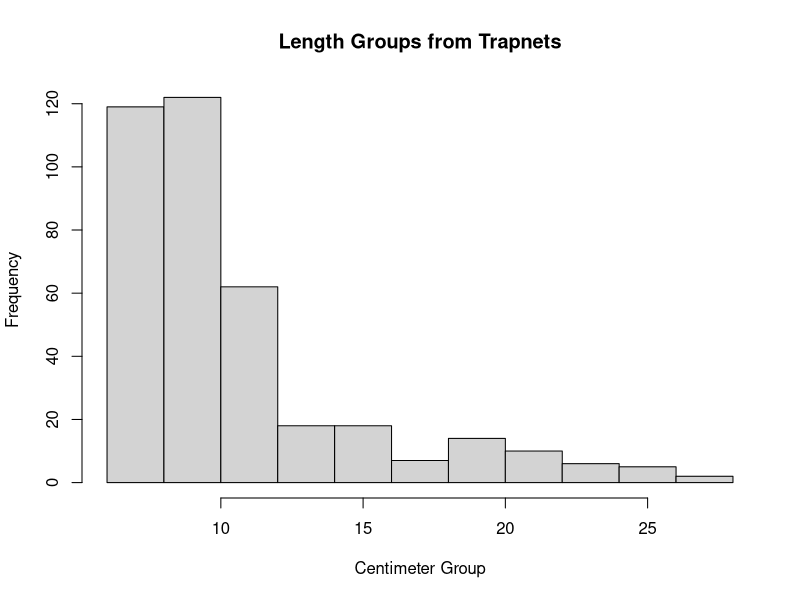
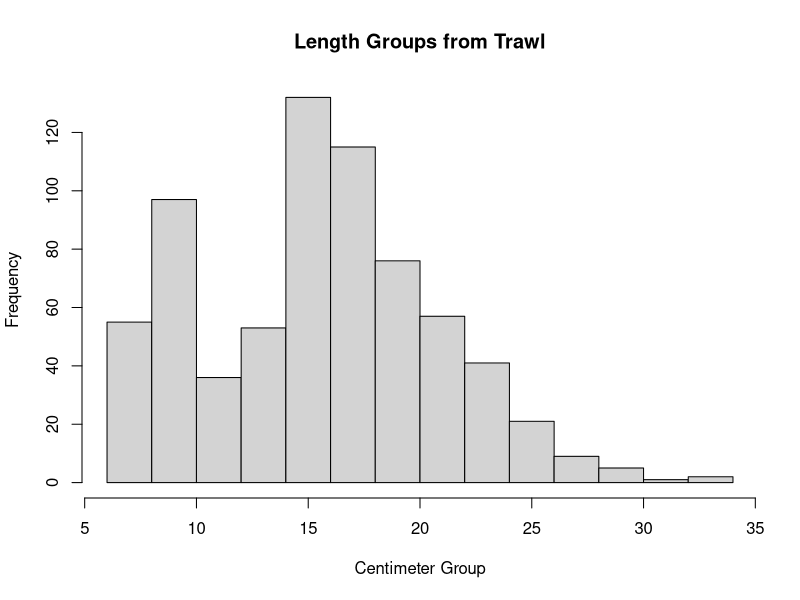
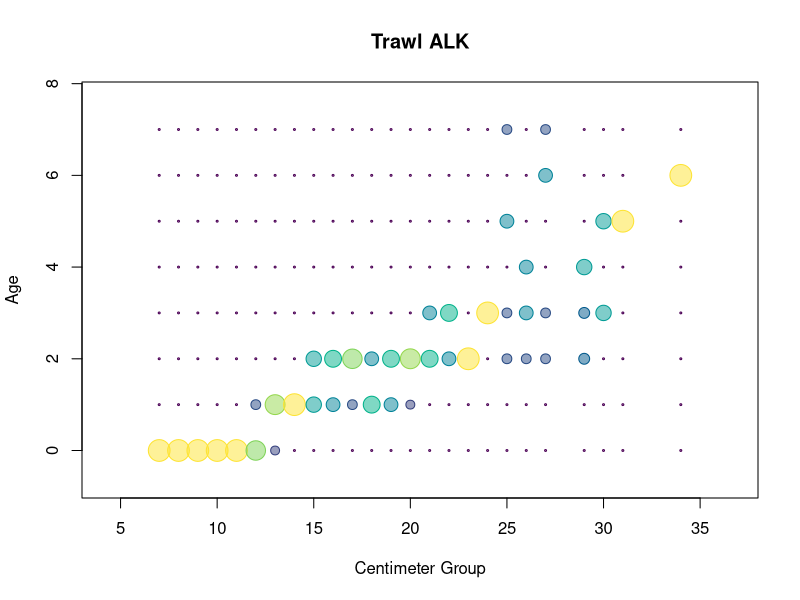
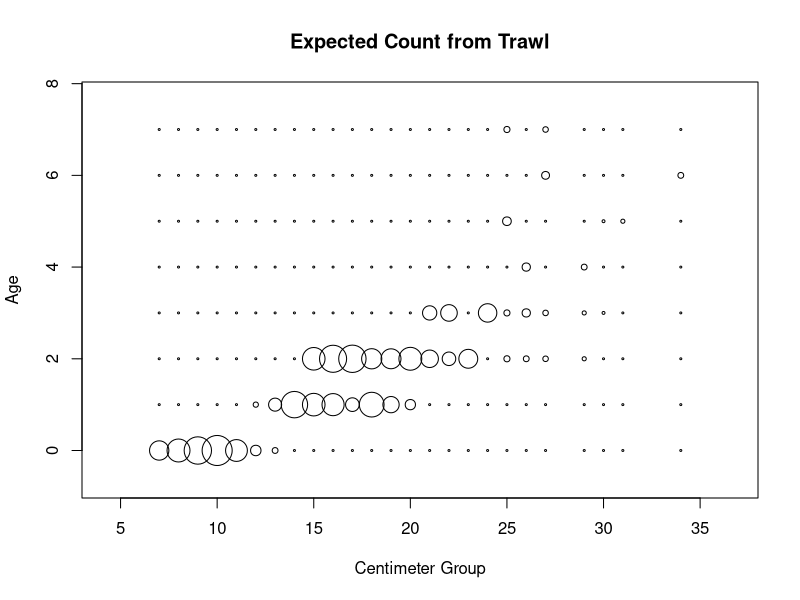
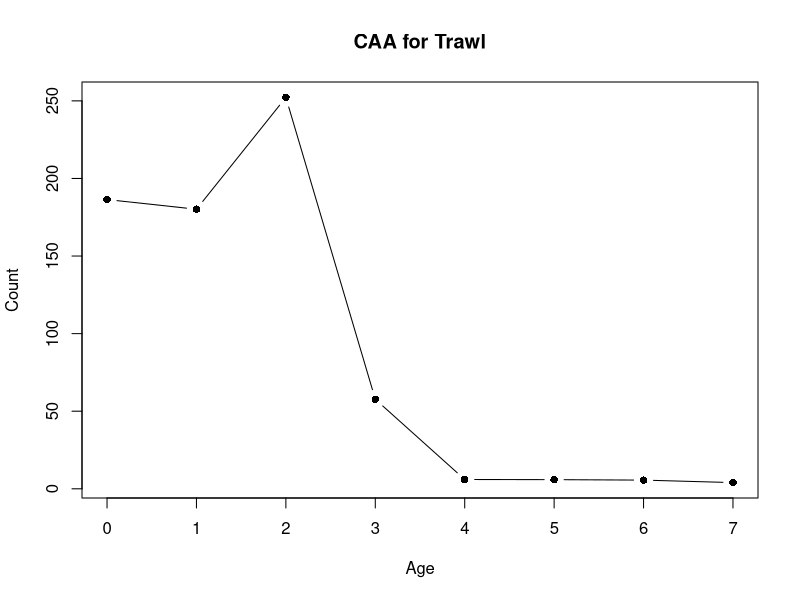
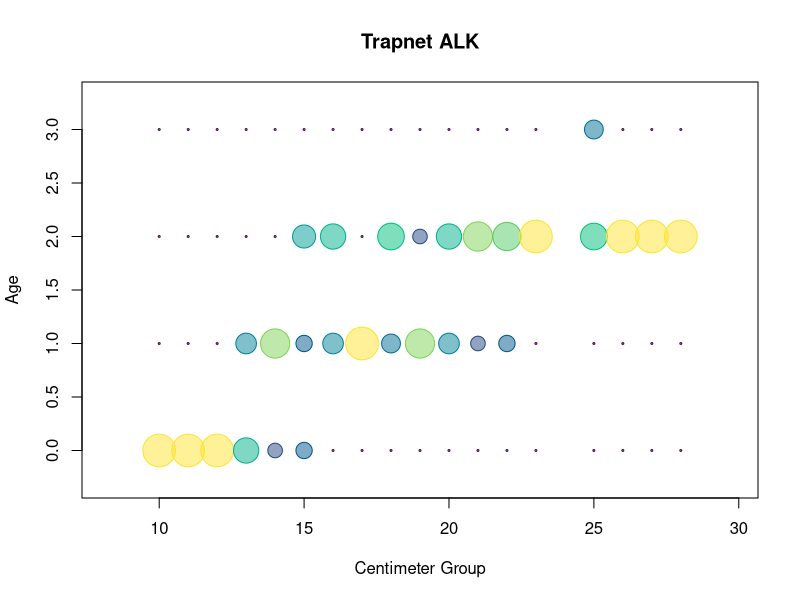
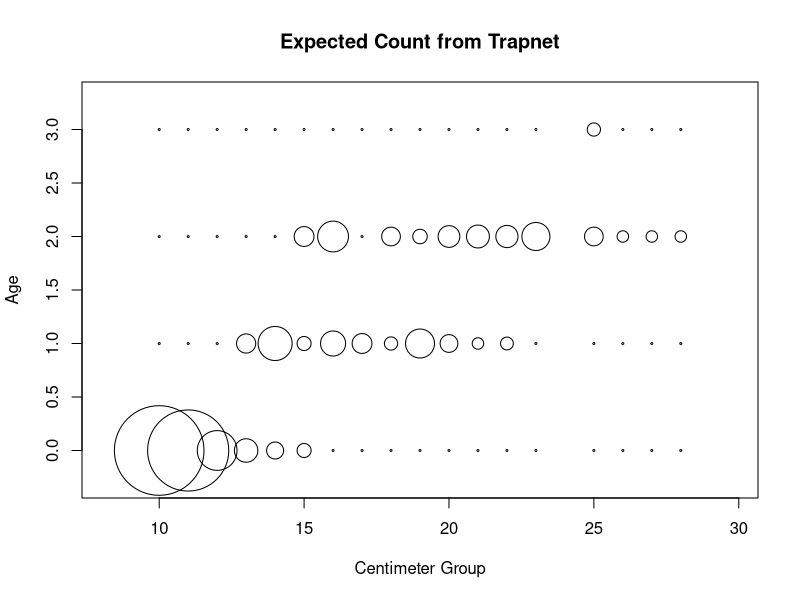
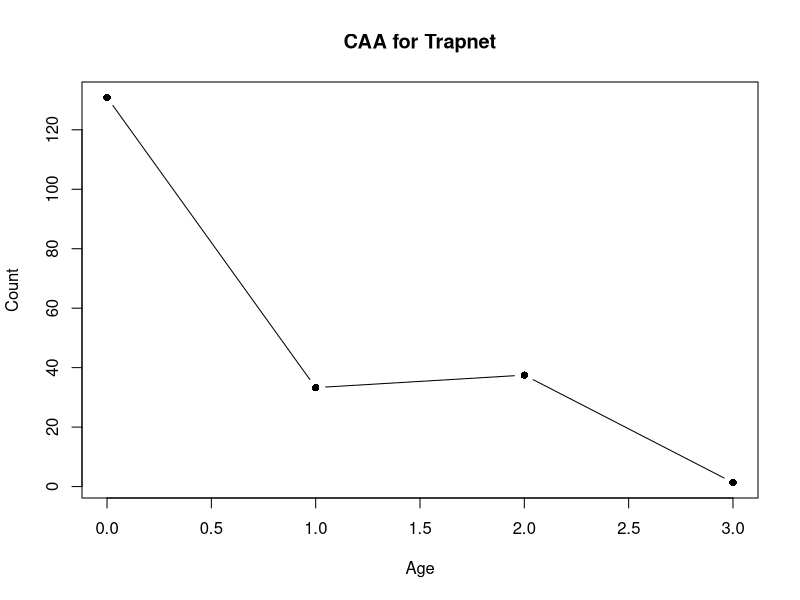

These charts were generated, in order, by the following R code:
## ---- chunk 1
library(lme4)

col2rgbA<-function(color,transparency)
{
  rgb(t(col2rgb(color))/255,alpha=transparency)
}
## ---- chunk 2
setwd("/workspaces/schooling/population_dynamics/lab_4/")
age <- read.table("data/griffin age data.txt", header=TRUE, quote="\"", na.strings=".")
trawl <- read.table("data/griffin trawl data.txt", header=TRUE, quote="\"", na.strings=".")
trap <- read.table("data/trap net data.txt", header=TRUE, quote="\"", na.strings=".")
## ---- chunk 3
catch <- rbind(
    data.frame(
        Gear=trap$Gear,
        TL = trap$TL
    ),
    data.frame(
        Gear=rep("trawl", nrow(trawl)),
        TL = trawl$TL
    )
)
table(catch$Gear)
## ---- chunk 4
age$cmgrp <- floor(age$TL / 10)
catch$cmgrp <- floor(catch$TL / 10)
## ---- chunk 5
table(age$cmgrp)
## ---- chunk 6
with(
    catch, {
        hist(
            cmgrp[Gear == 'trapnet'],
            main="Length Groups from Trapnets",
            xlab="Centimeter Group"
        )
        hist(
            cmgrp[Gear == 'trawl'],
            main="Length Groups from Trawl",
            xlab="Centimeter Group"
        )
    }
)
## ---- chunk 7
age_trawl <- age[age$Gear == "trawl",]
## ---- chunk 8
get_ALK <- function(age) {
    ALK <- data.frame(
        prop.table(
            table(age$Rings, age$cmgrp),
            margin=2
        )
    )
    names(ALK) <- c("age","cmgrp","prop") 
    ALK$age <- as.numeric(as.character(ALK$age))
    ALK$cmgrp <- as.numeric(as.character(ALK$cmgrp))
    ALK$prop <- as.numeric(as.character(ALK$prop))
    ALK$col.prop <- hcl.colors(101,'viridis')[round(ALK$prop,2)*100+1]
    return(ALK)
}

plot_ALK <- function(ALK, main) {
    # I want the circles to have area equal to
    # my proportion (for easier interpretation)
    # this would mean prop <- 4 * pi * r^2 or 
    # r <- sqrt(prop / (4 * pi))
    with(
        ALK, {
            symbols(
                x=cmgrp,
                y=age,
                circles=sqrt(prop/(4 * pi)) * 2,
                inches=F,
                fg = col.prop,
                bg = col2rgbA(col.prop,0.5),
                xlab="Centimeter Group",
                ylab="Age",
                main=main
            )
        }
    )
}
## ---- chunk 9
ALK_trawl <- get_ALK(age_trawl)
plot_ALK(ALK_trawl, "Trawl ALK")
## ---- chunk 10
get_catch_count_info <- function(catch, ALK) {
    catch_summary <- data.frame(table(catch$cmgrp))
    names(catch_summary) <- c("cmgrp", "total")
    catch_summary$cmgrp <- as.numeric(as.character(catch_summary$cmgrp))
    catch_summary$total <- as.numeric(as.character(catch_summary$total))
    info <- merge(ALK, catch_summary)
    info$count <- info$total * info$prop
    return(info)
}

catch_trawl <- catch[catch$Gear == "trawl",]
catch_info_trawl <- get_catch_count_info(catch_trawl, ALK_trawl)
## ---- chunk 11
plot_LAA <- function(merged, main) {
    with(
        merged, {
            symbols(
                x=cmgrp,
                y=age,
                circles=sqrt(count/(sum(merged$count))/(4 * pi)) * 10,
                inches=F,
                xlab="Centimeter Group",
                ylab="Age",
                main=main
            )
        }
    )
}

plot_LAA(catch_info_trawl, "Expected Count from Trawl")
## ---- chunk 12
get_CAA <- function(catch_info, main) {
    CAA <- aggregate(count~age, data=catch_info, sum)
    with(
        CAA, {
            plot(
                age,
                count,
                type='b',
                pch=16,
                col="black",
                xlab="Age",
                ylab="Count",
                main=main
            )
        }
    )
    return(CAA)
}

(CAA_trawl <- get_CAA(catch_info_trawl, "CAA for Trawl"))
## ---- chunk 13
fit_caa <- function(CAA, first_age, last_age) {
    mask <- CAA$age %in% seq(first_age, last_age)
    CAA$lncount <- log(CAA$count)
    fit <- with(
        CAA[mask,],
        lm(lncount~age)
    )
    print(summary(fit))
    return(fit)
}

fit_trawl <- fit_caa(CAA_trawl, 2, 6)
## ---- chunk 14
estimate_parameters <- function(fit, alpha) {
    coef_tab <- summary(fit)$coef
    Z <- coef_tab[2, 1]
    Z_sterr <- coef_tab[2, 2]

    ZL <- Z - qnorm(1 - (alpha/2)) * Z_sterr
    ZU <- min(Z + qnorm(1 - (alpha/2)) * Z_sterr, 0)

    A <- 1 - exp(Z)
    AL <- 1 - exp(ZL)
    AU <- 1 - exp(ZU)

    S <- exp(Z)
    SL <- exp(ZL)
    SU <- exp(ZU)

    m <- matrix(c(ZL, Z, ZU, AL, A, AU, SL, S, SU),3,3)
    colnames(m) <- c("Z", "A", "S")
    rownames(m) <- c("Lower", "MLE", "Upper")
    return(m)
}

estimate_parameters(fit_trawl, 0.05)
## ---- chunk 15
age_trapnet <- age[age$Gear == "trapnet",]
## ---- chunk 16
ALK_trapnet <- get_ALK(age_trapnet)
plot_ALK(ALK_trapnet, "Trapnet ALK")
## ---- chunk 17
catch_trapnet <- catch[catch$Gear == "trapnet",]
catch_info_trapnet <- get_catch_count_info(catch_trapnet, ALK_trapnet)
## ---- chunk 18
plot_LAA(catch_info_trapnet, "Expected Count from Trapnet")
## ---- chunk 19
(CAA_trapnet <- get_CAA(catch_info_trapnet, "CAA for Trapnet"))
## ---- chunk 20
fit_trapnet <- fit_caa(CAA_trapnet, 0, 2)
## ---- chunk 21
estimate_parameters(fit_trapnet, 0.05)
## ---- chunk 22
(max_age <- max(na.omit(age)$Rings))
4.22 / max_age
## ---- chunk 23
get_mean_total_length <- function(catch_info, alpha) {
    catch_info$midpoint <- catch_info$cmgrp + 0.5

    catch_info$fx <- catch_info$midpoint * catch_info$count
    catch_info$fx2 <- catch_info$midpoint ^ 2 * catch_info$count

    sumfx <- tapply(catch_info$fx, list(catch_info$age), sum)
    sumf <- tapply(catch_info$count, list(catch_info$age), sum)
    sumfx2 <- tapply(catch_info$fx2, list(catch_info$age), sum)

    TL <- sumfx / sumf
    var <- (sumf*sumfx2 - (sumfx ^ 2)) / (sumf * (sumf - 1))
    std <- sqrt(var)
    U <- TL + qnorm((1-alpha/2)) * std
    L <- TL - qnorm((1-alpha/2)) * std
    return(
        cbind(
            U, TL, L, std, var
        )
    )
}

get_mean_total_length(catch_info_trawl, 0.05)
## ---- chunk 24
get_mean_total_length(catch_info_trapnet, 0.05)
## ---- chunk 25
(Z = estimate_parameters(fit_trawl, 0.05)[2, "Z"])

day_Z <- Z/365
hour_Z <- day_Z/24
minute_Z <- hour_Z/60
month_Z <- Z/52

day_A <- 1 - exp(day_Z)
hour_A <- 1 - exp(hour_Z)
minute_A <- 1 - exp(minute_Z)
month_A <- 1 - exp(month_Z)

morts <- rbind(
    c(month_Z, day_Z, hour_Z, minute_Z),
    c(month_A, day_A, hour_A, minute_A)
)
rownames(morts) <- c("Z", "A")
colnames(morts) <- c("month", "day", "hour", "minute")
morts
## ---- chunk 26
reshape_for_millar <- function(CAA) {
    age_at_peak <- CAA$age[which.max(CAA$count)]
    CAA_lim <- CAA[CAA$age >= age_at_peak,]

    max_age <- max(CAA_lim$age)
    CAA_ext <- rbind(
        CAA_lim,
        cbind(
            age=(max_age+1):(2*max_age),
            count=rep(0,max_age)
        )
    )
    CAA_ext$count <- floor(CAA_ext$count)
    return(CAA_ext)
}

get_millar_fit <- function(CAA) {
    CAA_ext <- reshape_for_millar(CAA)

    fit <- glmer(
        count ~ age + (1|age),
        family=poisson,
        data=CAA_ext
    )
    print(summary(fit))
    return(fit)
}

millar_fit_trawl <- get_millar_fit(CAA_trawl)
## ---- chunk 27
get_params_from_millar <- function(millar_fit, alpha) {
    coef <- summary(millar_fit)$coef
    Z <- coef[2, 1]
    std <- coef[2, 2]
    ZU <- min(Z + qnorm(1-alpha/2)*std, 0)
    ZL <- Z - qnorm(1-alpha/2)*std

    A <- 1 - exp(Z)
    AU <- 1 - exp(ZU)
    AL <- 1 - exp(ZL)

    S <- exp(Z)
    SU <- exp(ZU)
    SL <- exp(ZL)

    m <- matrix(c(ZL, Z, ZU, AL, A, AU, SL, S, SU),3,3)
        colnames(m) <- c("Z", "A", "S")
        rownames(m) <- c("Lower", "MLE", "Upper")
    return(m)
}

get_params_from_millar(millar_fit_trawl, 0.05)
## ---- chunk 28
plot_millar_random_effects <- function(CAA, millar_fit, main) {
    CAA_ext <- reshape_for_millar(CAA)
    re <- ranef(millar_fit)$age[,1]
    par(mar=c(4.3,4,1,1))
    plot(CAA_ext$age, 
        re, 
        pch=16, cex=1.3, type='b',
        ylab='Random Effect', xlab='Age',
        cex.axis=1.2, cex.lab=1.2, las=1,
        main=main)
    abline(h=0, lty=3)
}

plot_millar_random_effects(CAA_trawl, millar_fit_trawl, "Trawl")
## ---- chunk 29
millar_fit_trapnet <- get_millar_fit(CAA_trapnet)
## ---- chunk 30
get_params_from_millar(millar_fit_trapnet, 0.05)
## ---- chunk 31
plot_millar_random_effects(CAA_trapnet, millar_fit_trapnet, "Trapnet")
